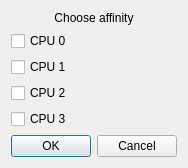
<?xml version="1.0" encoding="UTF-8"?>
<ui version="4.0">
 <class>SetAffinityDialog</class>
 <widget class="QDialog" name="SetAffinityDialog">
  <property name="geometry">
   <rect>
    <x>0</x>
    <y>0</y>
    <width>174</width>
    <height>168</height>
   </rect>
  </property>
  <property name="windowTitle">
   <string>Dialog</string>
  </property>
  <layout class="QGridLayout" name="gridLayout">
   <item row="1" column="0">
    <widget class="QLabel" name="label">
     <property name="text">
      <string>Choose affinity</string>
     </property>
     <property name="alignment">
      <set>Qt::AlignCenter</set>
     </property>
    </widget>
   </item>
   <item row="3" column="0">
    <widget class="QCheckBox" name="CPU_1">
     <property name="text">
      <string>CPU 1</string>
     </property>
    </widget>
   </item>
   <item row="6" column="0">
    <widget class="QDialogButtonBox" name="buttonBox">
     <property name="orientation">
      <enum>Qt::Horizontal</enum>
     </property>
     <property name="standardButtons">
      <set>QDialogButtonBox::Cancel|QDialogButtonBox::Ok</set>
     </property>
    </widget>
   </item>
   <item row="2" column="0">
    <widget class="QCheckBox" name="CPU_0">
     <property name="text">
      <string>CPU 0</string>
     </property>
    </widget>
   </item>
   <item row="4" column="0">
    <widget class="QCheckBox" name="CPU_2">
     <property name="text">
      <string>CPU 2</string>
     </property>
    </widget>
   </item>
   <item row="5" column="0">
    <widget class="QCheckBox" name="CPU_3">
     <property name="text">
      <string>CPU 3</string>
     </property>
    </widget>
   </item>
  </layout>
 </widget>
 <resources/>
 <connections>
  <connection>
   <sender>buttonBox</sender>
   <signal>accepted()</signal>
   <receiver>SetAffinityDialog</receiver>
   <slot>accept()</slot>
   <hints>
    <hint type="sourcelabel">
     <x>248</x>
     <y>254</y>
    </hint>
    <hint type="destinationlabel">
     <x>157</x>
     <y>274</y>
    </hint>
   </hints>
  </connection>
  <connection>
   <sender>buttonBox</sender>
   <signal>rejected()</signal>
   <receiver>SetAffinityDialog</receiver>
   <slot>reject()</slot>
   <hints>
    <hint type="sourcelabel">
     <x>316</x>
     <y>260</y>
    </hint>
    <hint type="destinationlabel">
     <x>286</x>
     <y>274</y>
    </hint>
   </hints>
  </connection>
 </connections>
</ui>
